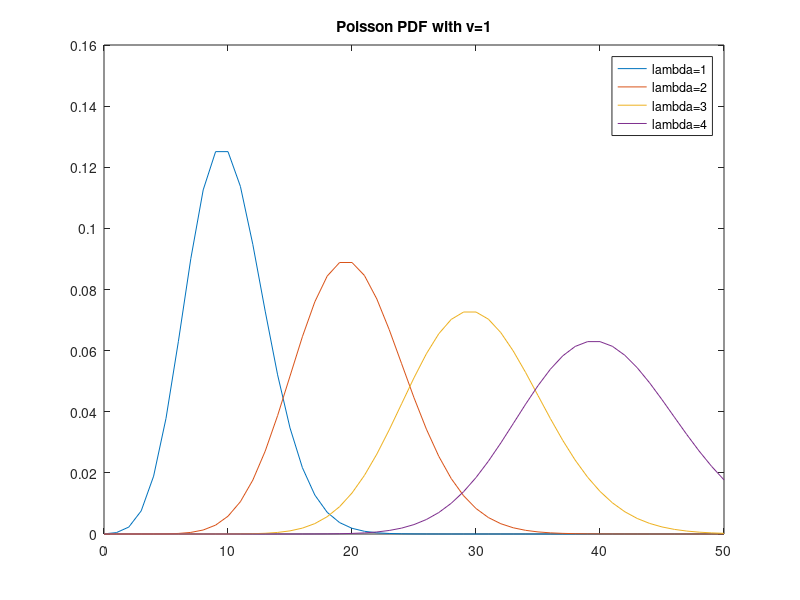

MATLAB code to generate this figure:
%Poisson distribution plot
x = 0:50;
figure;plot(x, poisspdf(x, 10), x, poisspdf(x, 20),...
          x, poisspdf(x, 30), x, poisspdf(x, 40))
title('Poisson PDF with v=1')
legend('lambda=1', 'lambda=2', 'lambda=3', 'lambda=4') 

